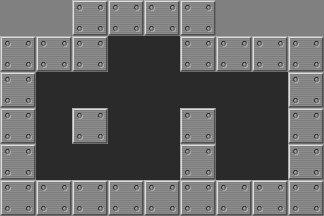

A 2D game scene composited from a Tiled map and its tileset images. What follows is a short description and the map's XML, with each tile layer's data collapsed to a summary:
An orthogonal 9x6 tile map with 36x36 px tiles, 1 tile layer (Tile Layer 1) and 5 objects (2x Box, 2x Goal, Man).

<map version="1.0" orientation="orthogonal" renderorder="right-down" width="9" height="6" tilewidth="36" tileheight="36" backgroundcolor="#808080" nextobjectid="19">
 <tileset firstgid="1" name="sokoban_tiles" tilewidth="36" tileheight="36" tilecount="6">
  <image source="../../sokoban_tiles.png" trans="ffffff" width="216" height="36" />
 </tileset>
 <layer name="Tile Layer 1" width="9" height="6">
  <data>[54 cells, 49 non-empty, 2 distinct tile ids]</data>
 </layer>
 <objectgroup name="Object Layer 1">
  <object id="12" name="Man" gid="3" x="216" y="180" width="36" height="36" />
  <object id="15" name="Box" gid="4" x="216" y="108" width="36" height="36" />
  <object id="16" name="Goal" gid="5" x="72" y="180" width="36" height="36" />
  <object id="17" name="Box" gid="4" x="216" y="144" width="36" height="36" />
  <object id="18" name="Goal" gid="5" x="144" y="180" width="36" height="36" />
 </objectgroup>
</map>